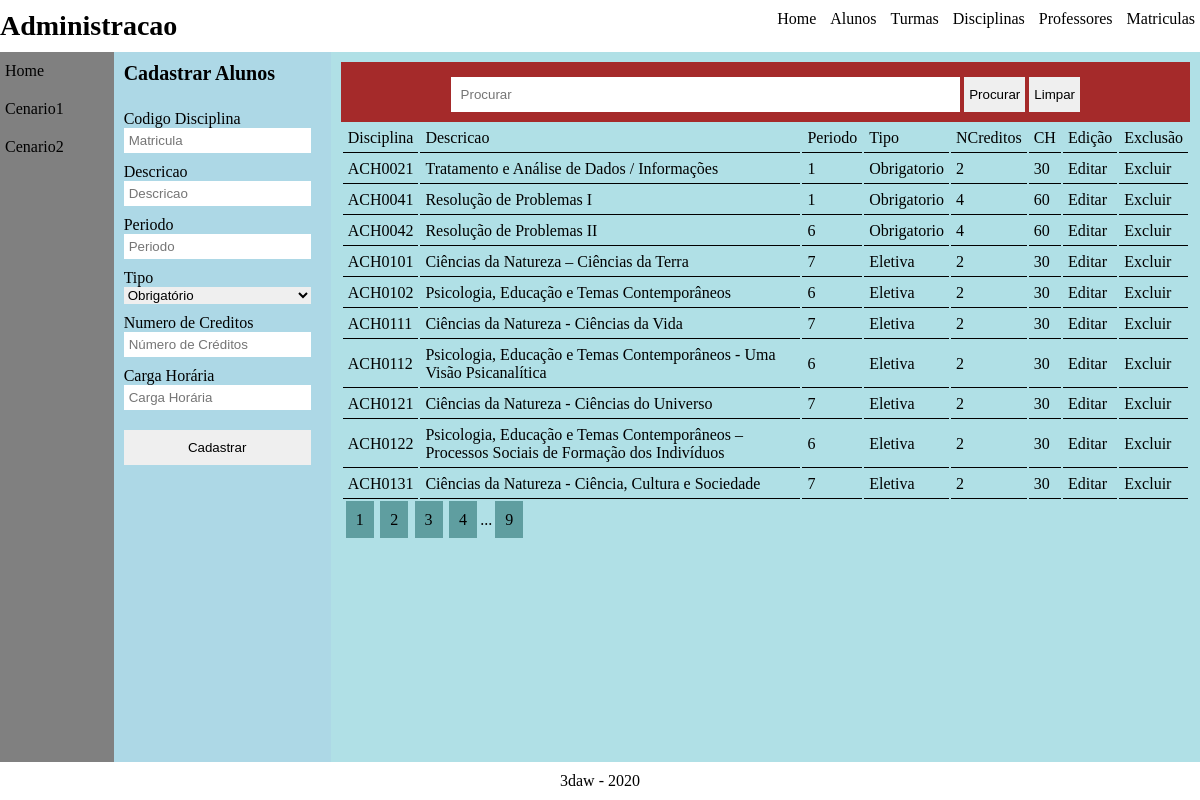
/administracao/disciplinas.php, run on the app's committed database.
### tables this page shows
CREATE TABLE IF NOT EXISTS Disciplinas (
    
    Disciplina VARCHAR(7) NOT NULL,
    Descricao VARCHAR(100) NOT NULL,
    Periodo INT NOT NULL,
    Tipo ENUM ('Obrigatorio', 'Eletiva'),
    NCreditos INT NOT NULL,
    CH INT NOT NULL,
    UNIQUE (Disciplina)
);

### administracao/controller/ctrl_disciplinas.php (called while the page is built, shortened)
<?php
    require_once "tabelas/TDisciplinas.php";
    require_once "tabelas/Tabela.php";
    $disciplinas = new disciplinas();
    if( isset($_GET["procurando"]) and $_GET["procurando"] != ""  )
    {
        $consultatabela = $disciplinas->procurar($_GET["procurando"]);
        $tabela = new Tabela( $consultatabela );
        $consulta = $tabela->exibir();
    }
    else{
        $consultatabela = $disciplinas->exibir_disciplinas();
        $tabela = new Tabela( $consultatabela );
    }
?>

### administracao/tabelas/TDisciplinas.php (called while the page is built, shortened)
<?php
   class disciplinas{
      private $host = "localhost";
      private $user = "root";
      private $password = "823543";
      private $database = "3dawdb";
      private $error = "";
      private $conn;
      public function __construct(){
         try{
            $conn = new mysqli($this->host, $this->user, $this->password, $this->database);
            $this->conn = $conn;
         }
         catch(Exception $e){
            $this->error .= $e->getMessage();
         }
      }
      private function select( $args , $disciplina ){
         if($args == ""){
            $sql = "SELECT * FROM Disciplinas";
            $result = $this->conn->query( $sql );
            if($result->num_rows > 0){
               $consulta = array();
               while($row = $result->fetch_array(MYSQLI_ASSOC)){
                  array_push( $consulta, $row);
               }
               return $consulta;
            }
            else{
               return "Nenhum dado ainda";
            }
         }
      }
      public function exibir_disciplinas(){
         return $this->select("", "");
      }
   }
?>

### administracao/tabelas/Tabela.php (the view, shortened to what this page needs)
<?php
class Tabela{
    public function __construct( $array ){
        $table = "<table id='tabela' >";
        if(is_array($array))
        {
            $table .= "<thead><tr>";
            $thead = array_keys($array[0]);
            foreach($thead as $title){
                $table .= "<td>{$title}</td>";
            }
            $table .= "<td>Edição</td><td>Exclusão</td>";
            $table .= "</tr></thead>";
            $table .= "<tbody>";
            for($i = 0; $i < count($array); $i++){
                $keys = array_keys($array[$i]);
                $table.= "<tr>";
                foreach($keys as $key){
                    $table .= "<td>". $array[$i][$key] ."</td>";
                }
                $table .= "<td><a href='alunos.php?editar={$array[$i][ array_key_first($array[0]) ]}'>Editar</a></td>";
                $table .= "<td><a href='alunos.php?excluir={$array[$i][ array_key_first($array[0]) ]}'>Excluir</a></td>";
                $table.= "</tr>";
            }
            $table .= "</tbody>";
            $table .= "</table>";
        }
    }
}
?>

### administracao/css/style.css (style rules this page uses)
* { margin: 0; padding: 0; border: none; outline: none; }
body, html { width: 100%; height: 100%; box-sizing: border-box; }
a { text-decoration: none; color: black; }
table tr td { padding: 5px; border-bottom: solid 1px black; }

### data on the page
disciplinas: Disciplina "ACH0021", Descricao "Tratamento e Análise de Dados / Informações", Periodo "1", Tipo "Obrigatorio", NCreditos "2", CH "30"
disciplinas: Disciplina "ACH0041", Descricao "Resolução de Problemas I", Periodo "1", Tipo "Obrigatorio", NCreditos "4", CH "60"
disciplinas: Disciplina "ACH0042", Descricao "Resolução de Problemas II", Periodo "6", Tipo "Obrigatorio", NCreditos "4", CH "60"
disciplinas: Disciplina "ACH0101", Descricao "Ciências da Natureza – Ciências da Terra", Periodo "7", Tipo "Eletiva", NCreditos "2", CH "30"
disciplinas: Disciplina "ACH0102", Descricao "Psicologia, Educação e Temas Contemporâneos", Periodo "6", Tipo "Eletiva", NCreditos "2", CH "30"
disciplinas: Disciplina "ACH0111", Descricao "Ciências da Natureza - Ciências da Vida", Periodo "7", Tipo "Eletiva", NCreditos "2", CH "30"
disciplinas: Disciplina "ACH0112", Descricao "Psicologia, Educação e Temas Contemporâneos - Uma Visão Psicanalítica", Periodo "6", Tipo "Eletiva", NCreditos "2", CH "30"
disciplinas: Disciplina "ACH0121", Descricao "Ciências da Natureza - Ciências do Universo", Periodo "7", Tipo "Eletiva", NCreditos "2", CH "30"
disciplinas: Disciplina "ACH0122", Descricao "Psicologia, Educação e Temas Contemporâneos – Processos Sociais de Formação dos Indivíduos", Periodo "6", Tipo "Eletiva", NCreditos "2", CH "30"
disciplinas: Disciplina "ACH0131", Descricao "Ciências da Natureza - Ciência, Cultura e Sociedade", Periodo "7", Tipo "Eletiva", NCreditos "2", CH "30"

### other printed values
$confirma "Cadastrar"
$title "Disciplina"
$title "Descricao"
$title "Periodo"
$title "Tipo"
$title "NCreditos"
$title "CH"
